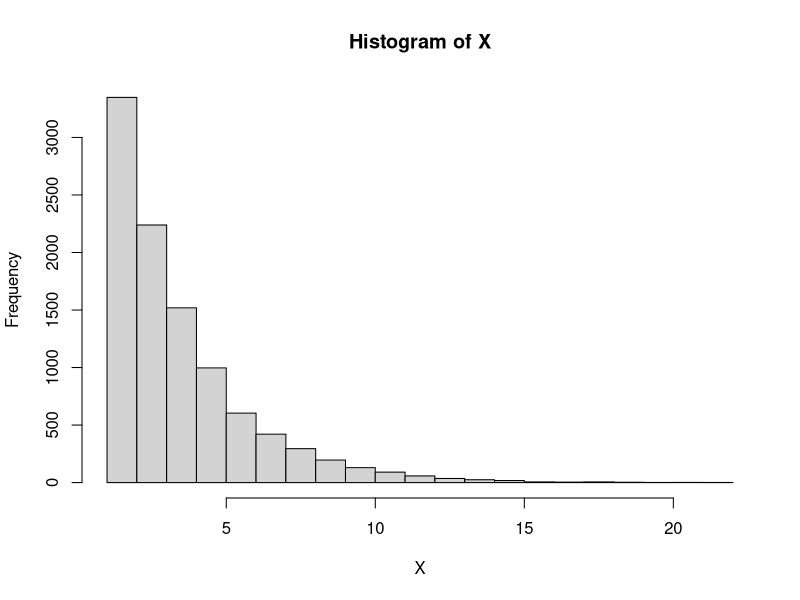
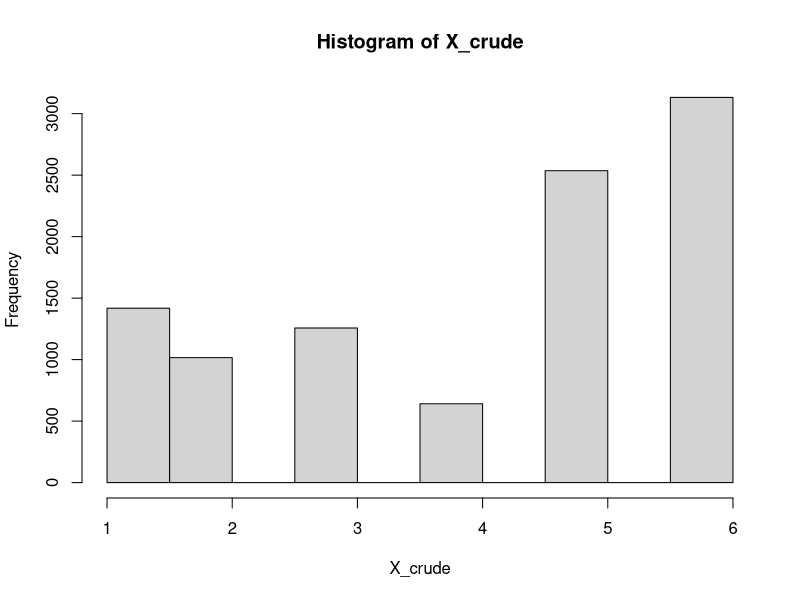

The R script that drew these images, in order: (Note: this script raises an error after producing the figures.)
### OEVELSE 2

U=runif(10000,0,1)
X = (log(U)/log(1-1/3))+1
hist(X)



# crude
p = c(7/48,5/48,1/8,1/16,1/4,5/16)
X_crude = vector('numeric',6)
p1 = sum(p[1])
p2 = sum(p[1:2])
p3= sum(p[1:3])
p4 = sum(p[1:4])
p5 = sum(p[1:5])
p6 = sum(p[1:6])


for ( i in 1:length(U)){
  if (U[i]<=p1){
    X_crude[i]=1
  } else if (U[i]<=p2){
    X_crude[i]=2
  } else if (U[i]<=p3){
    X_crude[i]=3
  } else if (U[i]<=p4){
    X_crude[i]=4
  } else if (U[i]<=p5){
    X_crude[i]=5
  } else if (U[i]<=p6){
    X_crude[i]=6
  }
}
hist(X_crude)
# regn de funde % ud

## Alias method
p = c(7/48,5/48,1/8,1/16,1/4,5/16)
FF = (6)*p
L = vector('numeric',6)
G = vector()
S = vector()
L = 1:length(L)

for ( i in 1:length(FF)){
  if (FF[i]>=1) {
    G[i] = i
  } else {
    S[i] = i
  }
}
G = G[!is.na(G)]
S = S[!is.na(S)]

while (length(S)>0){
  k = G[1]
  j = S[1]
  L[j] = k
  FF[k] = FF[k]-(1-FF[j])
  if (FF[k]<1){
    G = G[!G %in% k]
    S = c(S,k)
  } else {
    S = S[!S %in% j]
  }
}
print(FF)
print(L)

U = runif(20002, 0,1)
n =6
X_alias = vector()
N = length(U)
U1 = U[seq(1,N,2)]
U2 = U[seq(2,N,2)]
N.iter = length(U)/2-1
for ( i in 1:N.iter){
  II = ceiling(n*U1[i])
  if (U2[i+1]<=FF[II]){
    X_alias[i] = II
  } else {
    X_alias[i] = L[II]
  }
}

hist(X_alias)
# Rejection method

X = vector()
Y = ceiling(runif(10000,0,6))
U = runif(10000,0,1)

q = c(1/6,1/6,1/6,1/6,1/6,1/6)
C = max (p/q)

for (i in 1:10000){
  J = Y[i]
  if (U[i] < p[J]/(q[J]*C)){
    X = c(X,Y[i])
  }
}
Freq_of_output = length(X)/10000

X_Rejection = X
hist(X_Rejection)



### Test if Crude and Rejection are the same

t.test(X_crude,X_Rejection) # we can't reject H_0
t.test(X_crude,X_alias) # we can't reject H_0
t.test(X_alias,X_Rejection) # we can't reject H_0
